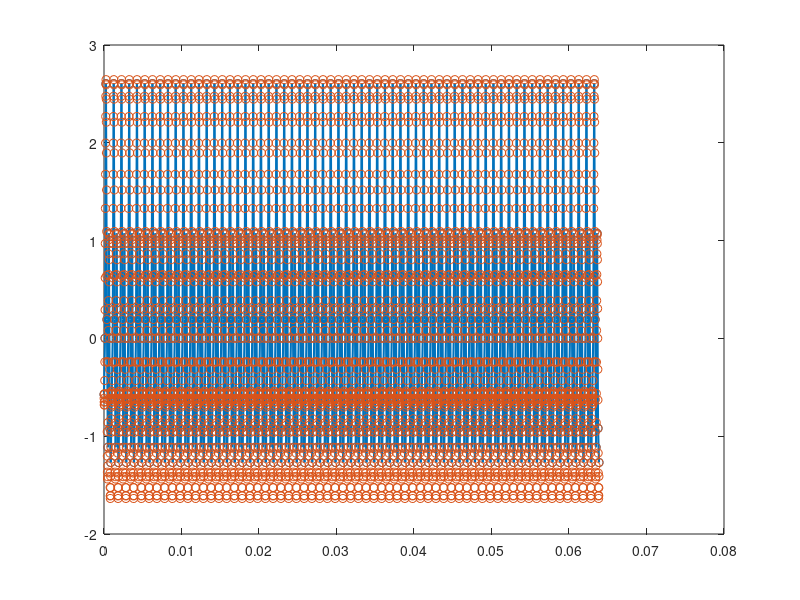

Reproduce this figure in MATLAB.
%%

clear all;
clc;
close all;

% this is a code for wet 3 of DSP

Fs = 8000; % original FS
Fs_y = 72000;

%% Section 1
t = linspace(0,pi,1000);
f1 = 1000;
f2 = 2000;
f3 = 3000;
phi1 = rand(1)*2*pi;
phi2 = rand(1)*2*pi;
phi3 = rand(1)*2*pi;
x = cos(2*pi*f1*t + phi1) + cos(2*pi*f2*t + phi2) + cos(2*pi*f3*t + phi3);

Ts = 1/Fs;
t_new = linspace(0, 511*Ts, 512);
x_n = cos(2*pi*f1*t_new + phi1) + cos(2*pi*f2*t_new + phi2) + cos(2*pi*f3*t_new + phi3);

Ts_y = 1/Fs_y;
t_new_y = 0:Ts_y:511*Ts;
y_m = cos(2*pi*f1*t_new_y + phi1) + cos(2*pi*f2*t_new_y + phi2) + cos(2*pi*f3*t_new_y + phi3);

figure(1);
plot(t_new, x_n,'-', 'LineWidth', 1.5);
hold on;
scatter(t_new, x_n);
scatter(t_new_y, y_m);

%% Section 2


